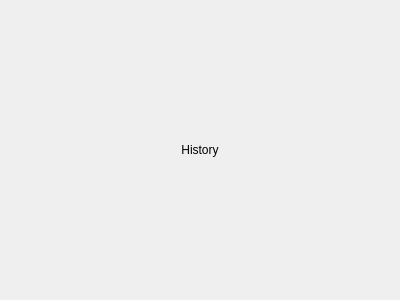
<?xml version="1.0" encoding="UTF-8"?>
<ui version="4.0">
 <class>Form</class>
 <widget class="QWidget" name="Form">
  <property name="geometry">
   <rect>
    <x>0</x>
    <y>0</y>
    <width>400</width>
    <height>300</height>
   </rect>
  </property>
  <property name="windowTitle">
   <string>Form</string>
  </property>
  <layout class="QHBoxLayout" name="horizontalLayout">
   <property name="spacing">
    <number>0</number>
   </property>
   <property name="leftMargin">
    <number>0</number>
   </property>
   <property name="topMargin">
    <number>0</number>
   </property>
   <property name="rightMargin">
    <number>0</number>
   </property>
   <property name="bottomMargin">
    <number>0</number>
   </property>
   <item>
    <widget class="QLabel" name="label">
     <property name="text">
      <string>History</string>
     </property>
     <property name="alignment">
      <set>Qt::AlignCenter</set>
     </property>
    </widget>
   </item>
  </layout>
 </widget>
 <resources/>
 <connections/>
</ui>
